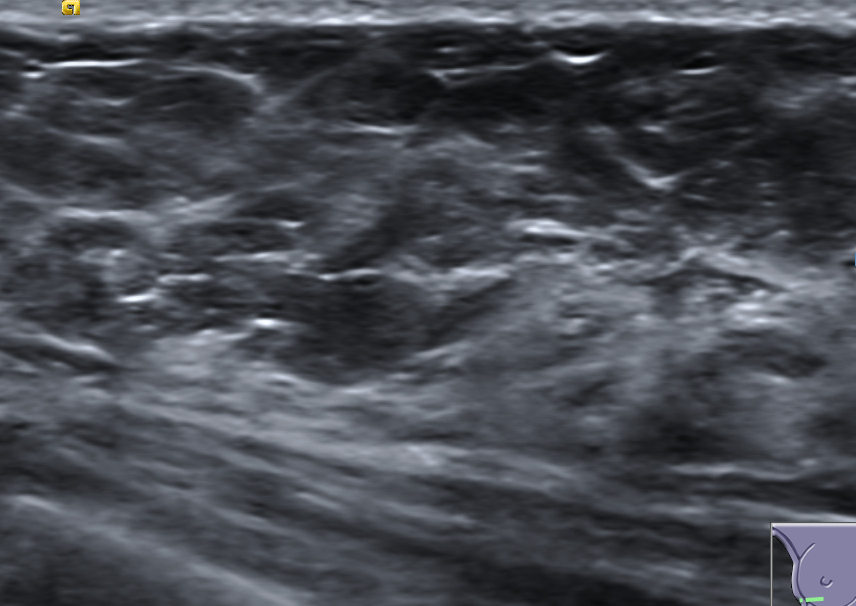
#> input picture sono_hosp/s (1).png, 856 x 606 px, found by its file name
$ jupyter execute --allow-errors 'GradCAMPP_MMBCNet_Sonography_(1).ipynb'   (shell and % lines are left out)
#> lines starting #> are read from the running program, lines starting #| are printed output that depends on the picture
# Grad-CAM++ for MMBCNet Sonography Model (3-class breast ultrasound)

This notebook loads an **already-trained** MMBCNet sonography branch model
(`RadImageNet DenseNet121 → CBAM → GAP/GMP → Dense head`) from Google Drive
and generates **Grad-CAM++** explanations. It does **not** retrain, fine-tune,
or modify the model or its weights in any way.

Classes: `0 = Benign`, `1 = Malignant`, `2 = Normal`

The only cells you should normally need to edit are marked **`# >>> EDIT`**:
- `MODEL_PATH`
- `TEST_DIR`
- `TARGET_LAYER_NAME` (only if automatic detection fails)

## 1. Install / Import Dependencies

[cell 1]
# TensorFlow/Keras is preinstalled on Colab. We only pull in the extras we need.

import os
import io
import glob
import random
import textwrap
import numpy as np
import cv2
import matplotlib.pyplot as plt
import tensorflow as tf
from tensorflow import keras
from tensorflow.keras import layers, backend as K

print("TensorFlow:", tf.__version__)
print("Keras:", keras.__version__)
print("GPU available:", tf.config.list_physical_devices('GPU'))
#> (this line was passed over: tensorflow is not available in this run)

## 2. Mount Google Drive

[cell 2]
from google.colab import drive
drive.mount('/content/drive')

## 3. Configuration

[cell 3]
# >>> EDIT: point this at your trained .keras file
MODEL_PATH = "/content/drive/MyDrive/Busi_Model/Frozen92.16.keras"  # >>> EDIT

# >>> EDIT (optional): directory of held-out test images, arranged either as
#     TEST_DIR/<ClassName>/*.png  (labeled)  or a flat folder of images (unlabeled)
TEST_DIR = "/content/drive/MyDrive/..."  # >>> EDIT

# Class ordering is fixed by the trained model — do not change.
CLASS_NAMES = ["Benign", "Malignant", "Normal"]  # 0, 1, 2
NUM_CLASSES = len(CLASS_NAMES)

IMG_SIZE = 300  # 300 x 300 x 3 RGB input, matches training pipeline

# Grad-CAM++ target layer. Leave as None to auto-detect the post-CBAM,
# pre-GAP/GMP 4-D feature map. Only set manually if auto-detection fails.
TARGET_LAYER_NAME = None  # >>> EDIT (only if automatic detection fails)

# Class to explain. None = explain the model's predicted class.
class_index = None  # 0=Benign, 1=Malignant, 2=Normal, or None

OUTPUT_DIR = "/content/drive/MyDrive/Busi_Model/GradCAM_PP"
# Visualization layout: "duo" = Original | Activation-Heatmap-overlay
#                                (dark styled, matches mammography-model look)
#                        "triptych" = Original | Heatmap | Overlay (3 panels)
VISUALIZATION_STYLE = "duo"  # >>> EDIT: "duo" or "triptych"

# Heatmap cleanup -- controls how "focused" vs "washed out" the overlay looks
HEATMAP_THRESHOLD_PERCENTILE = 45
HEATMAP_GAMMA = 1.5
HEATMAP_BLUR_KERNEL = 15
OVERLAY_MAX_ALPHA = 0.65

# [4 lines of commented-out code are left out]

os.makedirs(OUTPUT_DIR, exist_ok=True)
print("Output directory ready:", OUTPUT_DIR)

## 4. Custom Objects

Registers everything the saved model may need to deserialize: the `mish`
activation, the focal-loss factory used during training, and the CBAM
building blocks (only needed if CBAM was saved as custom Lambda/layer
objects rather than plain Keras layers). We load the model with
`compile=False`, so the loss function does not need to match training
exactly — it only needs to exist so Keras doesn't error while parsing the
model config if a loss reference was serialized inside it.

[cell 4]
# --- Mish activation -------------------------------------------------------
# NOTE: we don't use @keras.saving.register_keras_serializable here -- its
# import path varies across Keras versions/environments. Instead we rely on
# the CUSTOM_OBJECTS dict passed into load_model(). Keras looks functions up
# by the EXACT name string that was baked into the saved model's config at
# training time (visible in load errors as e.g. "Could not locate function
# 'Custom>mish'"). We register both the plain name and that exact
# "Custom>...": prefixed name so the lookup succeeds regardless of which
# form the saved file used.
def mish(x):
    return x * tf.math.tanh(tf.math.softplus(x))

# --- Focal loss (factory + a plain callable variant, for compatibility) ----
# [5 lines left out: function focal_loss, not called in this run]

def focal_loss_factory(gamma=2.0, alpha=0.25):
    def _loss(y_true, y_pred):
        return focal_loss(y_true, y_pred, gamma=gamma, alpha=alpha)
    return _loss

# --- CBAM building blocks (only used if the saved model references them
#     as named custom objects rather than plain built-in Keras layers) ------
# [26 lines left out: function cbam_block, not called in this run]

# Collected registry passed to load_model(). Keras raises a TypeError naming
# the exact missing string (e.g. "Could not locate function 'Custom>xyz'")
# when something here is still missing -- add that exact string as a new
# key mapped to the right Python object and re-run this cell + the load cell.
CUSTOM_OBJECTS = {
    "mish": mish,
    "Custom>mish": mish,
    "focal_loss": focal_loss,
    "Custom>focal_loss": focal_loss,
    "focal_loss_factory": focal_loss_factory,
    "Custom>focal_loss_factory": focal_loss_factory,
    "loss_fn": focal_loss_factory(),
    "cbam_block": cbam_block,
    "Custom>cbam_block": cbam_block,
}
print("Registered custom objects:", list(CUSTOM_OBJECTS.keys()))

## 5. Load Saved Model

Loads the `.keras` file directly with `compile=False` (we only need forward
inference for Grad-CAM++, not the training-time optimizer/loss state). The
architecture and weights are used exactly as saved — nothing is rebuilt or
retrained.

[cell 5]
def load_trained_model(model_path, custom_objects):
    if not os.path.exists(model_path):
        raise FileNotFoundError(
            f"Model file not found at:\n  {model_path}\n"
            "Check MODEL_PATH in the Configuration cell and confirm Drive is mounted."
        )
    try:
        loaded = keras.models.load_model(
            model_path, custom_objects=custom_objects, compile=False, safe_mode=False
        )
    except TypeError:
        # Older Keras/TF versions do not accept safe_mode
        try:
            loaded = keras.models.load_model(
                model_path, custom_objects=custom_objects, compile=False
            )
        except Exception as e:
            raise RuntimeError(
                "Model failed to load. If the traceback mentions an unknown "
                "custom object (e.g. a specific loss/activation/layer name), "
                "add it to CUSTOM_OBJECTS in the previous cell and re-run.\n"
                f"Original error: {e}"
            )
    except Exception as e:
        raise RuntimeError(
            "Model failed to load. If the traceback mentions an unknown "
            "custom object (e.g. a specific loss/activation/layer name), "
            "add it to CUSTOM_OBJECTS in the previous cell and re-run.\n"
            f"Original error: {e}"
        )
    return loaded

#> (the rest of this cell did not finish here and is left out)

## 6. Model Summary / Layer Inspection

#> (a cell that did not finish here is left out)

## 7. Target-Layer Detection

Automatically identifies the 4-D feature map produced immediately after CBAM
and before the GAP/GMP branch. Strategy:

1. Locate the first `GlobalAveragePooling2D` / `GlobalMaxPooling2D` layer(s)
   feeding the classification head.
2. Walk backwards from there to the nearest layer whose **output tensor is
   4-D** (`batch, H, W, C`) — this is the post-CBAM feature map (a
   `Multiply` layer in the CBAM block given above).
3. If this fails, all 4-D candidate layers are printed so you can set
   `TARGET_LAYER_NAME` manually in the Configuration cell.

No layer name is ever assumed blindly.

[cell 7]
# [59 lines left out: functions _output_shape, find_gradcam_target_layer, not called in this run]

#> (the rest of this cell did not finish here and is left out)

## 8. CLAHE Preprocessing

Matches the training-time preprocessing exactly: resize → CLAHE (once, on
the L channel in LAB space) → float32 → batch dimension. No random
augmentation is applied to the base image used for Grad-CAM++.

[cell 8]
def apply_clahe_rgb(image_rgb_uint8, clip_limit=2.0, tile_grid_size=(8, 8)):
    """Apply CLAHE once, on the L channel of LAB space. Input/output: RGB uint8."""
    lab = cv2.cvtColor(image_rgb_uint8, cv2.COLOR_RGB2LAB)
    l, a, b = cv2.split(lab)
    clahe = cv2.createCLAHE(clipLimit=clip_limit, tileGridSize=tile_grid_size)
    l_eq = clahe.apply(l)
    lab_eq = cv2.merge((l_eq, a, b))
    return cv2.cvtColor(lab_eq, cv2.COLOR_LAB2RGB)

def load_and_preprocess(image_path_or_array, img_size=IMG_SIZE, apply_clahe=True):
    """Returns (original_resized_uint8, clahe_uint8, model_input_float32_batched)."""
    if isinstance(image_path_or_array, (str, os.PathLike)):
        bgr = cv2.imread(str(image_path_or_array), cv2.IMREAD_COLOR)
        if bgr is None:
            raise ValueError(f"Could not read image at: {image_path_or_array}")
        rgb = cv2.cvtColor(bgr, cv2.COLOR_BGR2RGB)
    else:
        rgb = np.asarray(image_path_or_array)
        if rgb.ndim == 2:
            rgb = cv2.cvtColor(rgb, cv2.COLOR_GRAY2RGB)
        if rgb.shape[-1] == 4:
            rgb = rgb[..., :3]

    resized = cv2.resize(rgb, (img_size, img_size), interpolation=cv2.INTER_AREA)
    resized_uint8 = resized.astype(np.uint8)

    clahe_uint8 = apply_clahe_rgb(resized_uint8) if apply_clahe else resized_uint8

    model_input = clahe_uint8.astype(np.float32)
    model_input = np.expand_dims(model_input, axis=0)  # batch dim

    return resized_uint8, clahe_uint8, model_input

## 9. Single-Image Prediction

#> (a cell that did not finish here is left out)

## 10. TTA Prediction (optional)

Deterministic test-time augmentation: original, horizontal flip, and a mild
brightness/contrast variation, averaged in softmax space. Kept clearly
separate from the single-image prediction — Grad-CAM++ itself is generated
from the plain preprocessed image, not the TTA-averaged one.

[cell 10]
# [16 lines left out: functions _mild_brightness_contrast, tta_predict, not called in this run]

## 11. Grad-CAM++ Implementation

Standard Grad-CAM++ (Chattopadhyay et al., 2018) computed with
`tf.GradientTape` against the post-CBAM feature map identified above.
Numerically stable (guards all divisions) and always Grad-CAM++, never
ordinary Grad-CAM.

[cell 11]
# [6 lines left out: function build_gradcam_model, not called in this run]

#> (the rest of this cell did not finish here and is left out)

## 12. Visualization Helper

[cell 12]
# [123 lines left out: functions overlay_heatmap, show_gradcam_triptych, show_gradcam_duo, show_gradcam, explain_image, not called in this run]

## 13. Upload Your Own Image

Uploads one or more ultrasound images, then for each: shows original, CLAHE
image, prediction probabilities, and the Grad-CAM++ overlay. Uses
`class_index` from the Configuration cell (None = explain predicted class).

[cell 13]
from google.colab import files

uploaded = files.upload()
#> the answer given: s (1).png

#> (the rest of this cell did not finish here and is left out)

#> in load_and_preprocess, bgr is the input picture: shape (606, 856, 3); mean B, G, R 80.8, 74, 70.7
#> in load_and_preprocess, `resized = cv2.resize(rgb, (img_size, img_size), interpolation=cv2.INTE..`:
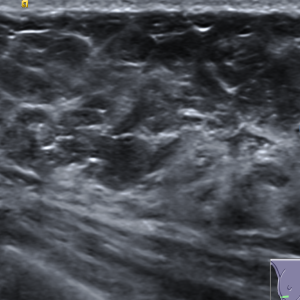
#> resized: shape (300, 300, 3); mean R, G, B 70.7, 74, 80.8
#> in apply_clahe_rgb, `l, a, b = cv2.split(lab)`:
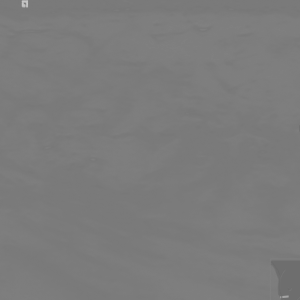
#> b: shape (300, 300); min 106, max 201, mean 123.5
#> in apply_clahe_rgb, `l_eq = clahe.apply(l)`:
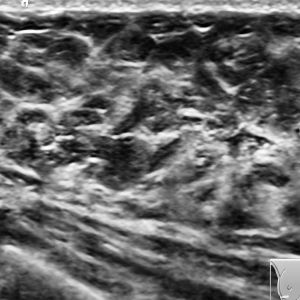
#> l_eq: shape (300, 300); min 1, max 255, mean 103.7
#> `plt.tight_layout()`:
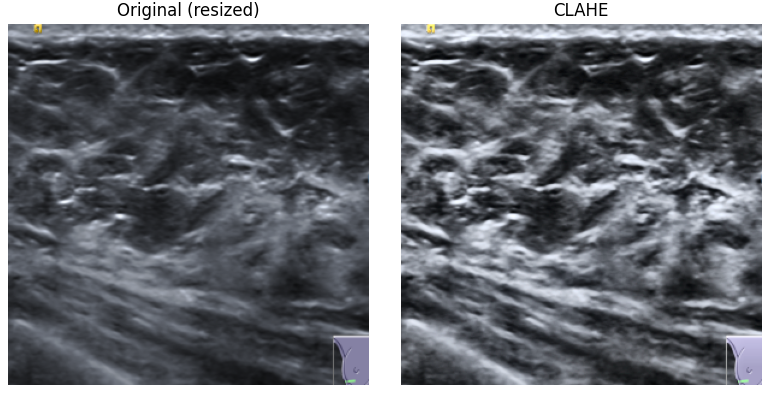
#> figure drawn by matplotlib, 2 panels

    fig, axes = plt.subplots(1, 2, figsize=(8, 4))
    axes[0].imshow(orig_uint8); axes[0].set_title("Original (resized)"); axes[0].axis("off")
    axes[1].imshow(clahe_uint8); axes[1].set_title("CLAHE"); axes[1].axis("off")
    plt.tight_layout(); plt.show(); plt.close(fig)

    result = explain_image(
        fname, class_idx=class_index,
        save_name=os.path.splitext(fname)[0],
        show=True,
    )

## 14a. Prepare `TEST_DIR` from BUSI / BUS-UCLM Zips (optional)

Run this once to build a properly-structured `TEST_DIR` from your raw
dataset zips in Drive.

- **BUSI**: expects `benign/ malignant/ normal/`-style class subfolders
  (matched case-insensitively). Mask files are excluded.
- **BUS-UCLM**: expects a **flat `images/` folder plus an `INFO` Excel
  file** mapping each filename to its class — not class subfolders. The
  cell auto-detects the filename column and label column in the Excel
  sheet; if auto-detection picks the wrong columns, print the diagnostics
  it outputs and set `BUS_UCLM_FILENAME_COLUMN` / `BUS_UCLM_LABEL_COLUMN`
  / `LABEL_ALIASES` manually below and re-run.
- `BUSBRA` is skipped entirely if present anywhere — it must not be used.
- Mask files (any filename containing `mask`) are always excluded, per the
  unmasked-images-only requirement.

[cell 14]
import zipfile
import shutil
import pandas as pd

# >>> EDIT: paths to your zip files in Drive (set to None to skip one)
BUSI_ZIP_PATH = "/content/drive/MyDrive/Busi_Model/BUSI.zip"          # >>> EDIT
BUS_UCLM_ZIP_PATH = "/content/drive/MyDrive/Busi_Model/BUS_UCLM.zip"  # >>> EDIT

UNZIP_SCRATCH_DIR = "/content/dataset_scratch"                # local Colab disk, not Drive
MERGED_TEST_DIR = "/content/drive/MyDrive/Busi_Model/TestSet_Merged"  # >>> EDIT if desired

os.makedirs(UNZIP_SCRATCH_DIR, exist_ok=True)
os.makedirs(MERGED_TEST_DIR, exist_ok=True)
for cls in CLASS_NAMES:
    os.makedirs(os.path.join(MERGED_TEST_DIR, cls), exist_ok=True)

EXCLUDE_DIR_MARKERS = ("busbra",)  # never use BUSBRA, even if present in a zip
IMG_EXTS = (".png", ".jpg", ".jpeg", ".bmp", ".tif", ".tiff")

# Maps raw label strings/codes found in the BUS-UCLM Excel sheet to CLASS_NAMES.
# Auto-detection lowercases values before matching, so keys here should be
# lowercase. Add entries here if your sheet uses different wording/codes
# (e.g. "b"/"m"/"n", or numeric 0/1/2).
LABEL_ALIASES = {
    "benign": "Benign", "malignant": "Malignant", "normal": "Normal",
    "b": "Benign", "m": "Malignant", "n": "Normal",
}

# >>> EDIT (only if auto-detection picks the wrong columns -- see printed
#           diagnostics below): force the exact column names to use.
BUS_UCLM_FILENAME_COLUMN = None  # e.g. "Image_filename"
BUS_UCLM_LABEL_COLUMN = None     # e.g. "Class"


def unzip_dataset(zip_path, extract_subdir):
    if not zip_path or not os.path.exists(zip_path):
        print(f"Skipping (not found): {zip_path}")
        return None
    dest = os.path.join(UNZIP_SCRATCH_DIR, extract_subdir)
    if os.path.isdir(dest) and os.listdir(dest):
        print(f"Already unzipped at {dest}, skipping extraction.")
        return dest
    os.makedirs(dest, exist_ok=True)
    with zipfile.ZipFile(zip_path, "r") as zf:
        zf.extractall(dest)
    print(f"Unzipped {zip_path} -> {dest}")
    return dest


# [34 lines left out: functions _class_name_from_folder, find_class_folders, copy_images, not called in this run]


def process_busi(zip_path):
    print("=" * 70)
    print("Processing BUSI ...")
    extracted_root = unzip_dataset(zip_path, "busi")
    if extracted_root is None:
        return
    class_folders = find_class_folders(extracted_root)
    if not class_folders:
        print(f"  No class folders matching {CLASS_NAMES} found under {extracted_root}.")
        print("  Top-level contents for inspection:", os.listdir(extracted_root))
        return
    for cls, folders in class_folders.items():
        n_copied, n_skipped = copy_images(folders, os.path.join(MERGED_TEST_DIR, cls), "BUSI")
        print(f"  [BUSI] {cls}: copied {n_copied} images "
              f"(skipped {n_skipped} mask files) from {len(folders)} folder(s)")


# [51 lines left out: functions _find_info_excel, _find_images_dir, _auto_detect_columns, not called in this run]


def process_bus_uclm(zip_path):
    print("=" * 70)
    print("Processing BUS-UCLM ...")
    extracted_root = unzip_dataset(zip_path, "bus_uclm")
    if extracted_root is None:
        return

    images_dir = _find_images_dir(extracted_root)
    info_path = _find_info_excel(extracted_root)

    if images_dir is None or info_path is None:
        print(f"  Could not locate both an images folder and an INFO Excel file "
              f"under {extracted_root}.")
        print("  Found images_dir:", images_dir)
        print("  Found info_path :", info_path)
        print("  Top-level contents:", os.listdir(extracted_root))
        return

    print(f"  Images folder: {images_dir}")
    print(f"  INFO file    : {info_path}")

    all_image_files = [f for f in os.listdir(images_dir)
                        if f.lower().endswith(IMG_EXTS) and "mask" not in f.lower()]

    df = pd.read_excel(info_path)

    fn_col = BUS_UCLM_FILENAME_COLUMN
    lbl_col = BUS_UCLM_LABEL_COLUMN
    if fn_col is None or lbl_col is None:
        auto_fn, auto_lbl = _auto_detect_columns(df, all_image_files)
        fn_col = fn_col or auto_fn
        lbl_col = lbl_col or auto_lbl

    print(f"  Using filename column: {fn_col!r}")
    print(f"  Using label column   : {lbl_col!r}")
    print(f"  Sheet columns available: {list(df.columns)}")
    print(f"  Sheet preview:\n{df.head(3)}")

    if fn_col is None or lbl_col is None:
        print("\n  Could not auto-detect the filename/label columns. Set "
              "BUS_UCLM_FILENAME_COLUMN and BUS_UCLM_LABEL_COLUMN above using "
              "the column names printed above, then re-run this cell.")
        return

    n_copied, n_skipped_mask, n_unmatched_label, n_missing_file = 0, 0, 0, 0
    for _, row in df.iterrows():
        raw_fn = str(row[fn_col]).strip()
        raw_label = str(row[lbl_col]).strip().lower()

        cls = LABEL_ALIASES.get(raw_label)
        if cls is None:
            n_unmatched_label += 1
            continue

        # Match raw_fn to an actual file in images_dir (allowing missing/extra extension)
        candidate = raw_fn if raw_fn.lower().endswith(IMG_EXTS) else None
        if candidate is None or not os.path.exists(os.path.join(images_dir, candidate)):
            stem = os.path.splitext(raw_fn)[0].lower()
            match = next((f for f in all_image_files
                          if os.path.splitext(f)[0].lower() == stem), None)
            candidate = match

        if candidate is None:
            n_missing_file += 1
            continue
        if "mask" in candidate.lower():
            n_skipped_mask += 1
            continue

        shutil.copy2(os.path.join(images_dir, candidate),
                     os.path.join(MERGED_TEST_DIR, cls, f"BUS_UCLM_{candidate}"))
        n_copied += 1

    print(f"\n  [BUS-UCLM] copied {n_copied} images | "
          f"unmatched labels: {n_unmatched_label} | "
          f"missing files: {n_missing_file} | mask rows skipped: {n_skipped_mask}")
    if n_unmatched_label > 0:
        print("  Some label values in the sheet didn't match LABEL_ALIASES. "
              "Add them (lowercase) to LABEL_ALIASES above and re-run if needed.")


process_busi(BUSI_ZIP_PATH)
process_bus_uclm(BUS_UCLM_ZIP_PATH)

print("\nMerged test set ready at:", MERGED_TEST_DIR)
for cls in CLASS_NAMES:
    cls_dir = os.path.join(MERGED_TEST_DIR, cls)
    count = len(os.listdir(cls_dir)) if os.path.isdir(cls_dir) else 0
    print(f"  {cls}: {count} images")

# Point TEST_DIR (from the Configuration cell) at the merged, properly-cased set:
TEST_DIR = MERGED_TEST_DIR
print("\nTEST_DIR set to:", TEST_DIR)

## 14. Dataset Testing (optional)

Visualizes images from `TEST_DIR`. Supports two layouts:

- **Labeled**: `TEST_DIR/<ClassName>/*.png` — true label is read from the
  subfolder name and compared against the prediction.
- **Flat/unlabeled**: `TEST_DIR/*.png` — no true label is shown.

Images are read from disk one at a time (never the whole dataset loaded
into RAM). Set `N_SAMPLES` / `SELECTED_FILES` below to control which images
are shown.

[cell 15]
IMG_EXTENSIONS = (".png", ".jpg", ".jpeg", ".bmp", ".tif", ".tiff")
MASK_MARKERS = ("mask",)  # BUSI/BUS-UCLM ship "<name>_mask.png" alongside each image

def _is_mask_file(filename):
    lower = filename.lower()
    return any(marker in lower for marker in MASK_MARKERS)

# [7 lines left out: function _class_name_from_folder, not called in this run]

def _is_labeled_layout(test_dir):
    if not os.path.isdir(test_dir):
        return False
    subdirs = [d for d in os.listdir(test_dir) if os.path.isdir(os.path.join(test_dir, d))]
    return any(_class_name_from_folder(d) is not None for d in subdirs)

# [29 lines left out: function list_test_images, not called in this run]

## 15. Malignant-Focused Visualization (optional)

Visualizes several **Malignant** test images specifically, showing all three
class probabilities and the Grad-CAM++ overlay for each. Predictions are
taken directly from the model with no manipulation of outputs or thresholds.

[cell 16]
N_MALIGNANT_SAMPLES = 6  # >>> EDIT if desired

def list_malignant_images(test_dir, n_samples=6, seed=0):
    if not _is_labeled_layout(test_dir):
        print("TEST_DIR is not in labeled <ClassName>/ layout; cannot isolate "
              "Malignant images automatically. Skipping.")
        return []
    malignant_dir = None
    for entry in os.listdir(test_dir):
        entry_path = os.path.join(test_dir, entry)
        if os.path.isdir(entry_path) and _class_name_from_folder(entry) == "Malignant":
            malignant_dir = entry_path
            break
    if malignant_dir is None:
        print(f"No 'Malignant' subfolder found under {test_dir}. Skipping.")
        return []
    files_ = [os.path.join(malignant_dir, f) for f in os.listdir(malignant_dir)
              if f.lower().endswith(IMG_EXTENSIONS) and not _is_mask_file(f)]
    random.Random(seed).shuffle(files_)
    return files_[:n_samples]

malignant_samples = list_malignant_images(TEST_DIR, n_samples=N_MALIGNANT_SAMPLES)
print(f"Found {len(malignant_samples)} malignant test image(s).")

for path in malignant_samples:
    print("=" * 70)
    print("Image:", path, "| True label: Malignant")

    orig_uint8, clahe_uint8, model_input = load_and_preprocess(path)
    probs, pred_idx = predict_single(model_input)

    print(f"  Benign probability   : {probs[0]:.4f}")
    print(f"  Malignant probability: {probs[1]:.4f}")
    print(f"  Normal probability   : {probs[2]:.4f}")
    print(f"  Predicted class      : {CLASS_NAMES[pred_idx]}")

    heatmap = gradcam_plusplus(model_input, class_idx=1)  # explain Malignant (idx 1)
    overlay = overlay_heatmap(orig_uint8, heatmap)

    save_path = os.path.join(
        OUTPUT_DIR,
        f"{os.path.splitext(os.path.basename(path))[0]}_pred_{CLASS_NAMES[pred_idx]}"
        f"_explain_Malignant_gradcampp.png"
    )
    show_gradcam(
        orig_uint8, heatmap, overlay,
        title=f"True: Malignant | Pred: {CLASS_NAMES[pred_idx]} | Explained: Malignant",
        save_path=save_path,
    )

## Sanity Checks

[cell 17]
print("Running sanity checks...")

# 1. 3 output classes
#> (the rest of this cell did not finish here and is left out)

## 16. Save Visualizations to Drive

All `explain_image(...)` calls above with a `save_name` (Section 13) and all
dataset/malignant-focused visualizations (Sections 14–15) already save their
triptych figures to `OUTPUT_DIR` as they run, using the naming convention:

```text
image123_pred_Malignant_explain_Malignant_gradcampp.png
```

This cell just confirms what has been written so far.

[cell 18]
saved_files = sorted(glob.glob(os.path.join(OUTPUT_DIR, "*_gradcampp.png")))
print(f"{len(saved_files)} Grad-CAM++ visualization(s) saved in {OUTPUT_DIR}:")
for f in saved_files:
    print(" -", os.path.basename(f))
